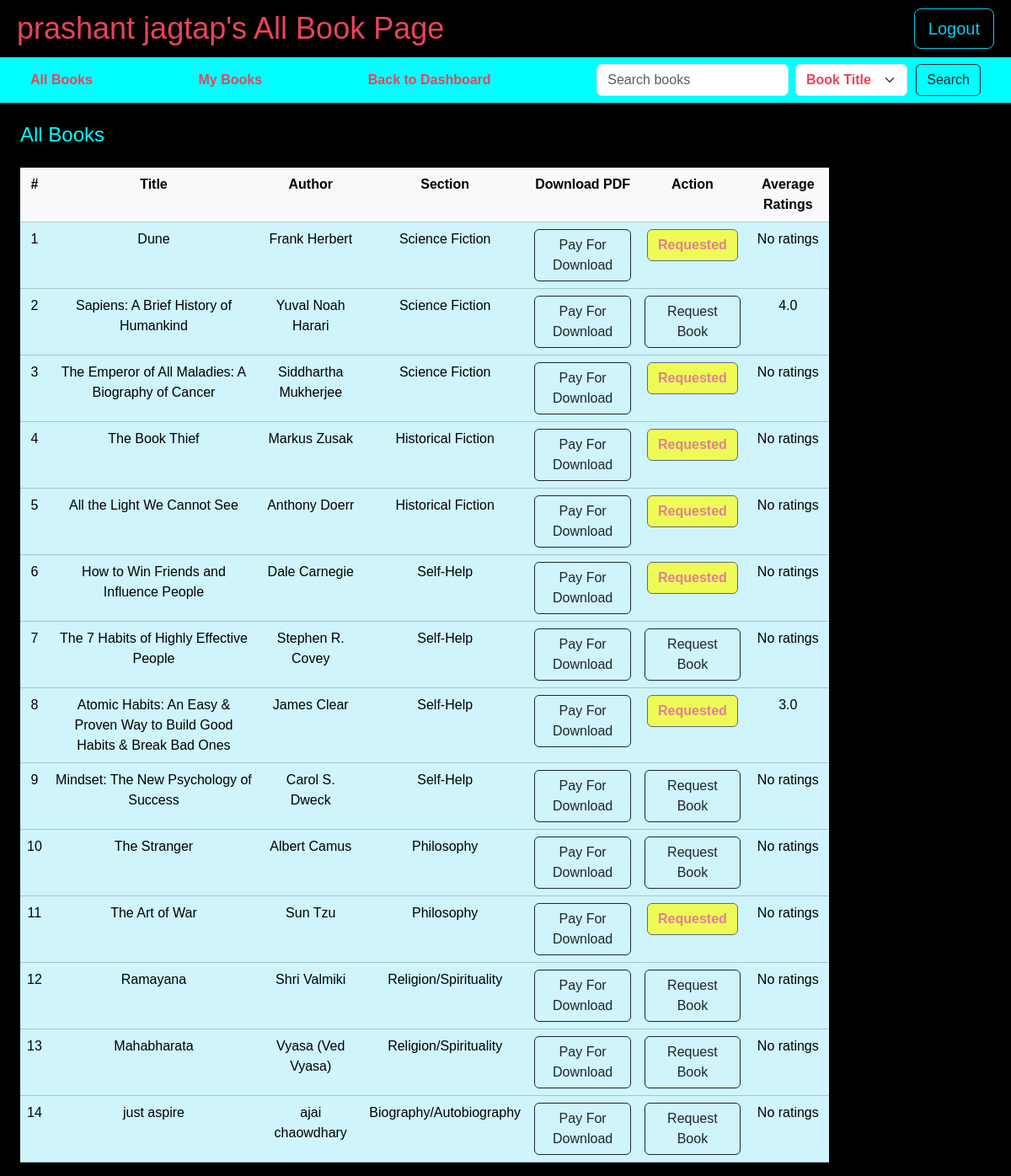
The page /student_dashboard/all_books (signed in) on the database its author committed.
### models.py (models this page shows, shortened)
class Student(db.Model, UserMixin):
    __tablename__ = 'student'
    id = db.Column(db.Integer, primary_key=True)
    username = db.Column(db.String[32],unique=True, nullable=False)
    passhash = db.Column(db.String[512],nullable=False)
    name = db.Column(db.String[64],nullable=False)
    surname = db.Column(db.String[64],nullable=False)
    dateofbirth = db.Column(db.Date, nullable=False)
    gender = db.Column(db.String[16], nullable=False)
    is_librarian = db.Column(db.Boolean, default=False)
    rollno = db.Column(db.String[64], nullable=False, unique=True)
    @property
    def password(self):
        raise AttributeError('You cannot read the password attribute!')

class Books(db.Model):
    __tablename__ = 'books'
    id = db.Column(db.Integer, primary_key=True, nullable=False, unique=True)
    book_name = db.Column(db.String(64), nullable=False, unique=True)
    content = db.Column(db.Text, nullable=True)
    author_1 = db.Column(db.String(64), nullable=False)
    author_2 = db.Column(db.String(64), nullable=True)
    author_3 = db.Column(db.String(64), nullable=True)
    pdf = db.Column(db.String(64), nullable=True)
    issue_date = db.Column(db.DateTime, nullable=False, default=lambda: datetime.now(timezone.utc) + timedelta(hours=5, minutes=30))
    return_date = db.Column(db.DateTime, nullable=False, default=lambda: datetime.now(timezone.utc) + timedelta(days=21) + timedelta(hours=5, minutes=30))
    requested = db.Column(db.Boolean, default=False)
    section_id = db.Column(db.Integer, db.ForeignKey('sections.id'), nullable=True)
    section = db.relationship('Sections',backref=db.backref('books', lazy=True))

class Sections(db.Model):
    __tablename__ ='sections'
    id = db.Column(db.Integer, primary_key=True, nullable=False, unique=True)
    name = db.Column(db.String(64), nullable=False, unique=True)
    date_created = db.Column(db.Date, nullable=False, default=(datetime.now(timezone.utc) + timedelta(hours=5, minutes=30)))
    description = db.Column(db.String(1080), nullable=False)

### app.py (the view)
@app.route('/student_dashboard/all_books', methods=['GET'])
@login_required
def all_books():
    user = current_user
    ratings = {}
    books = Books.query.all()
    for book in books:
        ratings[book.id] = calculate_average_ratings(book.id)
    payment_status = session.get('payment_status', {})
    payment_status = {int(k): v for k, v in payment_status.items()}
    books = db.session.query(Books, Sections).join(Sections, Books.section_id == Sections.id).all()
    return render_template('all_books.html', books=books, user=user, payment_status=payment_status, ratings=ratings)

### app.py (called while the page is built)
@login_manager.user_loader
def load_student(id):
    return db.session.query(Student).get(int(id))

def calculate_average_ratings(book_id):
    latest_reviews = BookReview.query.filter_by(book_id=book_id).order_by(BookReview.submition_time.desc()).all()
    latest_ratings = {}
    for review in latest_reviews:
        latest_ratings[review.student_id] = review.rating
    if len(latest_ratings) == 0:
        return "No ratings"
    else:
        total_sum = sum(latest_ratings.values())
        average_rating = total_sum / len(latest_ratings)
        return average_rating

### templates/all_books.html (shortened to what this page needs)
{% extends "base_layout.html" %}
{% block content %}
  <div class="header">
    <h1>{{user.name}} {{user.surname}}'s  All Book Page</h1>
    <a href="/logout" class="btn btn-outline-info btn-lg">Logout</a>
  </div>
  <nav class="navbar" style="background-color: aqua;">
    <a href="/student_dashboard/all_books" style="color: #EA445A;text-decoration: none;">All Books</a>
    <a href="/student_dashboard/my_books" style="color: #EA445A;text-decoration: none;">My Books</a>
    <a href="/student_dashboard" style="color: #EA445A;text-decoration: none;">Back to Dashboard</a>
    <form method="POST" action="/search_books" class="d-flex" role="search">
        <input type="text" name="query" placeholder="Search books"class="form-control me-2" style="color: black;">
        <select name="filter" placeholder="" class="form-select" id="search-form">
            <option value="book_name">Book Title</option>
        </select>
        <input type="submit"value="Search" class="btn btn-outline-dark" id="search-btn"></input>
    </form>
  </nav>
    <table class="table" style="width: 80%;margin-left: 2%;text-align: center;">
        <h3>All Books</h3>
        <tr class="table-light">
            <th>#</th>
            <th>Title</th>
            <th>Author</th>
            <th>Section </th>
            <th>Download PDF</th>
            <th>Action</th>
            <th>Average Ratings</th>
        </tr>
        {% for book, section in books %}
        <tr class="table-info">
            <td>{{ loop.index }}</td>
            <td>{{ book.book_name }}</td>
            <td>{{ book.author_1 }}  </td>
            <td>{{ section.name }}</td>
            {% if payment_status.get(book.id, False) %}
                <td><a href="{{ url_for('initiate_download', book_id=book.id) }}" class="btn btn-outline-primary">Download PDF</a></td>
            {% else %}
            <td><a href="{{ url_for('payment_gateway', book_id=book.id) }}" class="btn btn-outline-dark">Pay For Download</a></td>
            {% endif %}
            <td>
                <form action="/request_book/{{ book.id }}" method="post">
                    {% if book.requested %}
                        <button type="button" disabled class="btn btn-outline-dark" style="background-color: yellow;color:#EA445A;font-weight: bold;">Requested</button>
                    {% else %}
                        <button type="submit" class="btn btn-outline-dark">Request Book</button>
                    {% endif %}
                </form>
            </td>
            <td>{{ ratings.get(book.id, 'N/A') }}</td>
        </tr>
        {% endfor %}
    </table>
{% endblock %}

### static/style.css (style rules this page uses)
body { background-color: #000000; color:#EA445A ; font-family: Arial, sans-serif; margin: 0; padding: 0; }
.header { padding: 10px 20px; display: flex; justify-content: space-between; align-items: center; }
.header h1 { margin: 0; }
.navbar { color: yellow; text-decoration: none; padding-left: 3%; padding-right: 3%; font-weight: bold; margin-bottom: 2%; }
#search-form { width: 50%; color: #EA445A; font-weight: bold; }
#search-btn { margin-left: 10px; }
h1 { font-size: 36px; text-align: center; margin-bottom: 2%; }
h3 { font-size: 24px; margin-bottom: 2%; color:aqua; margin-left: 2%; }

### rows shown on the page
Student: name "prashant", surname "jagtap"
Books: book_name "Dune", author_1 "Frank Herbert", name "Science Fiction", requested "Requested", get "No ratings"
Books: book_name "Sapiens: A Brief History of Humankind", author_1 "Yuval Noah Harari", name "Science Fiction", requested "Request Book", get "4.0"
Books: book_name "The Emperor of All Maladies: A Biography of Cancer", author_1 "Siddhartha Mukherjee", name "Science Fiction", requested "Requested", get "No ratings"
Books: book_name "The Book Thief", author_1 "Markus Zusak", name "Historical Fiction", requested "Requested", get "No ratings"
Books: book_name "All the Light We Cannot See", author_1 "Anthony Doerr", name "Historical Fiction", requested "Requested", get "No ratings"
Books: book_name "How to Win Friends and Influence People", author_1 "Dale Carnegie", name "Self-Help", requested "Requested", get "No ratings"
Books: book_name "The 7 Habits of Highly Effective People", author_1 "Stephen R. Covey", name "Self-Help", requested "Request Book", get "No ratings"
Books: book_name "Atomic Habits: An Easy & Proven Way to Build Good Habits & Break Bad Ones", author_1 "James Clear", name "Self-Help", requested "Requested", get "3.0"
Books: book_name "Mindset: The New Psychology of Success", author_1 "Carol S. Dweck", name "Self-Help", requested "Request Book", get "No ratings"
Books: book_name "The Stranger", author_1 "Albert Camus", name "Philosophy", requested "Request Book", get "No ratings"
Books: book_name "The Art of War", author_1 "Sun Tzu", name "Philosophy", requested "Requested", get "No ratings"
Books: book_name "Ramayana", author_1 "Shri Valmiki", name "Religion/Spirituality", requested "Request Book", get "No ratings"
Books: book_name "Mahabharata", author_1 "Vyasa (Ved Vyasa)", name "Religion/Spirituality", requested "Request Book", get "No ratings"
Books: book_name "just aspire", author_1 "ajai chaowdhary", name "Biography/Autobiography", requested "Request Book", get "No ratings"
